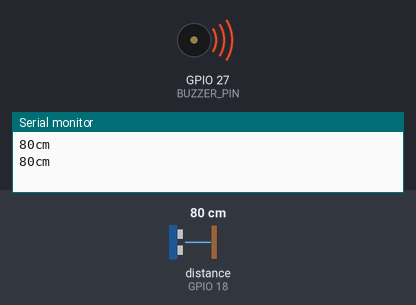
Recording of a sketch running on a simulated ESP32. Parts: buzzer (waves = sounding, pin HIGH), the last lines printed to the serial monitor. Wiring (inferred from the names in the program): ultrasonic range finder: trigger GPIO 5; echo GPIO 18. The inputs (shaded band) are chosen by the test bench; at power-on: distance to the obstacle (sensor on GPIO 18) 80 cm. The echo pulse lasts 58.3 µs per cm; pins used as bus, display or sensor lines are not drawn.

Above: at 1.8 s.
1.9 s: distance to the obstacle (sensor on GPIO 18) set to 83 cm
At 2.16 s:
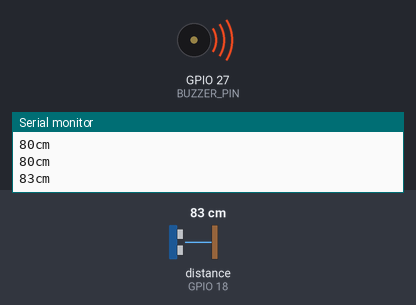
Timing chart, 0 to 5.0 s (numbered marks = the images above; inputs shaded):
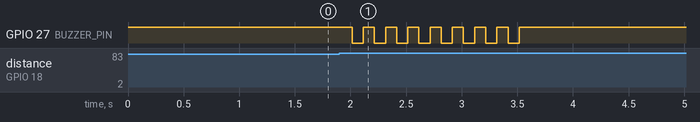

The sketch:

testbeep.ino
```cpp
#define BUZZER_PIN 27  // กำหนดให้ใช้ขา 27

const int pingPin = 5; //trig
int inPin = 18; //echo
long duration, cm;
bool hasbeep = false;

void setup() {
Serial.begin(9600);
pinMode(BUZZER_PIN, OUTPUT);
digitalWrite(BUZZER_PIN, HIGH); // ปิดเสียงเริ่มต้น
}

void loop()
{


pinMode(pingPin, OUTPUT);

digitalWrite(pingPin, LOW);
delayMicroseconds(2);
digitalWrite(pingPin, HIGH);
delayMicroseconds(5);
digitalWrite(pingPin, LOW);
pinMode(inPin, INPUT);
duration = pulseIn(inPin, HIGH);

cm = microsecondsToCentimeters(duration);

Serial.print(cm);
Serial.print("cm");
Serial.println();

if(cm > 80){
  if(!hasbeep){
  beep(8,100);
  hasbeep = true;
  }
}
else{
  hasbeep = false;
}

delay(1000);


}

long microsecondsToCentimeters(long microseconds)
{
return microseconds / 29 / 2;
}

void beep(int times, int duration) {
    for (int i = 0; i < times; i++) {
        digitalWrite(BUZZER_PIN, LOW);  // เปิดเสียง
        delay(duration);
        digitalWrite(BUZZER_PIN, HIGH);   // ปิดเสียง
        delay(duration);
    }
}
```

Measured:
- the behaviour switches between 80 and 81 cm on distance to the obstacle (sensor on GPIO 18) (found by bisection; images 0 and 1)
- after the input at 1.9 s, GPIO 27 (BUZZER_PIN): alternates HIGH for 0.10 s and LOW for 0.10 s, 16 changes in all, then stays HIGH, starting after 0.12 s
